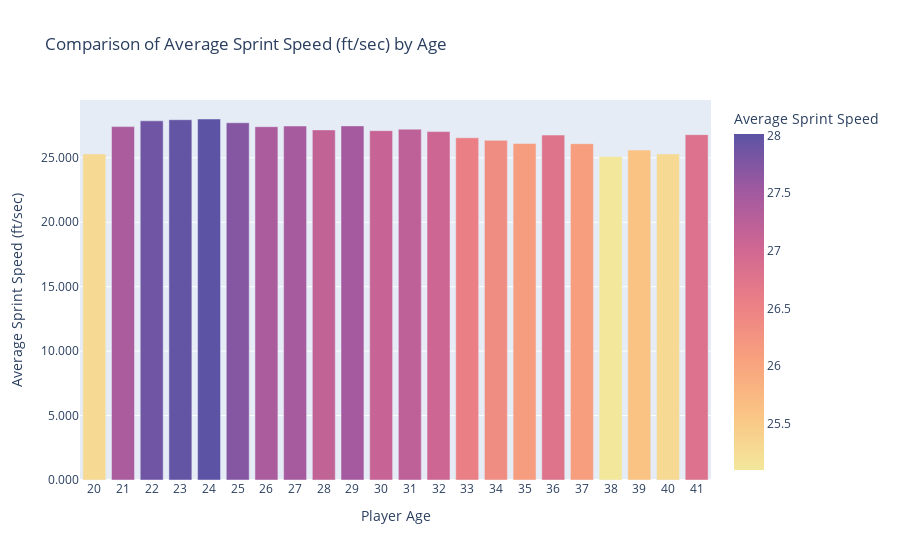

Notebook code for this chart:
### Code cell
import pandas as pd
import plotly.express as px 

# Loading the MLB player statistics file
DF_speed = pd.read_csv('sprint_speed (1).csv')

# Converting Sprint Speed to numeric, handling errors
DF_speed['sprint_speed'] = pd.to_numeric(DF_speed['sprint_speed'], errors='coerce')

# Dropping rows with missing Age or Sprint Speed for accurate grouping
DF_speed = DF_speed.dropna(subset=['age', 'sprint_speed'])

# Calculating the average Sprint Speed for each unique Age
DF_speed_by_age = DF_speed.groupby('age')['sprint_speed'].mean().reset_index()
DF_speed_by_age = DF_speed_by_age.rename(columns={'sprint_speed': 'Average Sprint Speed'})

#Creating a bar plot
fig = px.bar(
    DF_speed_by_age,
    x='age',
    y='Average Sprint Speed',
    title='Comparison of Average Sprint Speed (ft/sec) by Age',
    labels={'Average Sprint Speed (ft/sec)': 'Average Sprint Speed (ft/sec)', 'age': 'Player Age'},
    color='Average Sprint Speed',  
    color_continuous_scale=px.colors.sequential.Sunset
)

# Customizinf the layout 
fig.update_layout(
    xaxis={'tickmode': 'linear'}, 
    yaxis_tickformat='.3f',        
    xaxis_title='Player Age',
    yaxis_title='Average Sprint Speed (ft/sec)'
)

# Displaying the plot
fig.show()

### Figure 1 — Plotly figure (JSON) as saved in the notebook; plotly's stock layout.template omitted (floating-point values rounded to 4 significant figures)
{"data": [{"hovertemplate": "Player Age=%{x}<br>Average Sprint Speed=%{marker.color}<extra></extra>", "legendgroup": "", "marker": {"color": [25.3, 27.42, 27.87, 27.96, 28.01, 27.72, 27.42, 27.47, 27.17, 27.48, 27.11, 27.23, 27.03, 26.56, 26.36, 26.11, 26.77, 26.1, 25.1, 25.6, 25.3, 26.8], "coloraxis": "coloraxis", "pattern": {"shape": ""}}, "name": "", "orientation": "v", "showlegend": false, "textposition": "auto", "type": "bar", "x": [20, 21, 22, 23, 24, 25, 26, 27, 28, 29, 30, 31, 32, 33, 34, 35, 36, 37, 38, 39, 40, 41], "xaxis": "x", "y": [25.3, 27.42, 27.87, 27.96, 28.01, 27.72, 27.42, 27.47, 27.17, 27.48, 27.11, 27.23, 27.03, 26.56, 26.36, 26.11, 26.77, 26.1, 25.1, 25.6, 25.3, 26.8], "yaxis": "y"}], "layout": {"barmode": "relative", "coloraxis": {"colorbar": {"title": {"text": "Average Sprint Speed"}}, "colorscale": [[0, "rgb(243, 231, 155)"], [0.1667, "rgb(250, 196, 132)"], [0.3333, "rgb(248, 160, 126)"], [0.5, "rgb(235, 127, 134)"], [0.6667, "rgb(206, 102, 147)"], [0.8333, "rgb(160, 89, 160)"], [1, "rgb(92, 83, 165)"]]}, "legend": {"tracegroupgap": 0}, "title": {"text": "Comparison of Average Sprint Speed (ft/sec) by Age"}, "xaxis": {"anchor": "y", "domain": [0, 1], "tickmode": "linear", "title": {"text": "Player Age"}}, "yaxis": {"anchor": "x", "domain": [0, 1], "tickformat": ".3f", "title": {"text": "Average Sprint Speed (ft/sec)"}}}}
